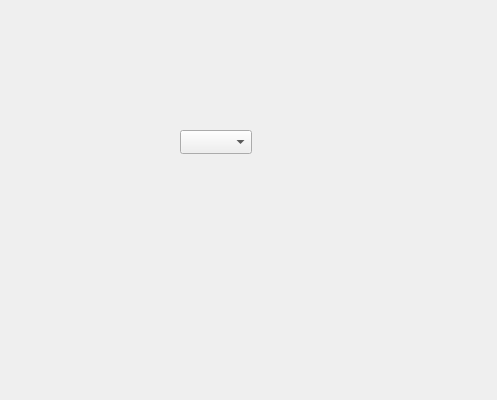
<?xml version="1.0" encoding="UTF-8"?>
<ui version="4.0">
 <class>Form</class>
 <widget class="QWidget" name="Form">
  <property name="geometry">
   <rect>
    <x>0</x>
    <y>0</y>
    <width>497</width>
    <height>400</height>
   </rect>
  </property>
  <property name="windowTitle">
   <string>Form</string>
  </property>
  <widget class="QComboBox" name="teacher">
   <property name="geometry">
    <rect>
     <x>180</x>
     <y>130</y>
     <width>72</width>
     <height>24</height>
    </rect>
   </property>
  </widget>
 </widget>
 <resources/>
 <connections/>
</ui>
